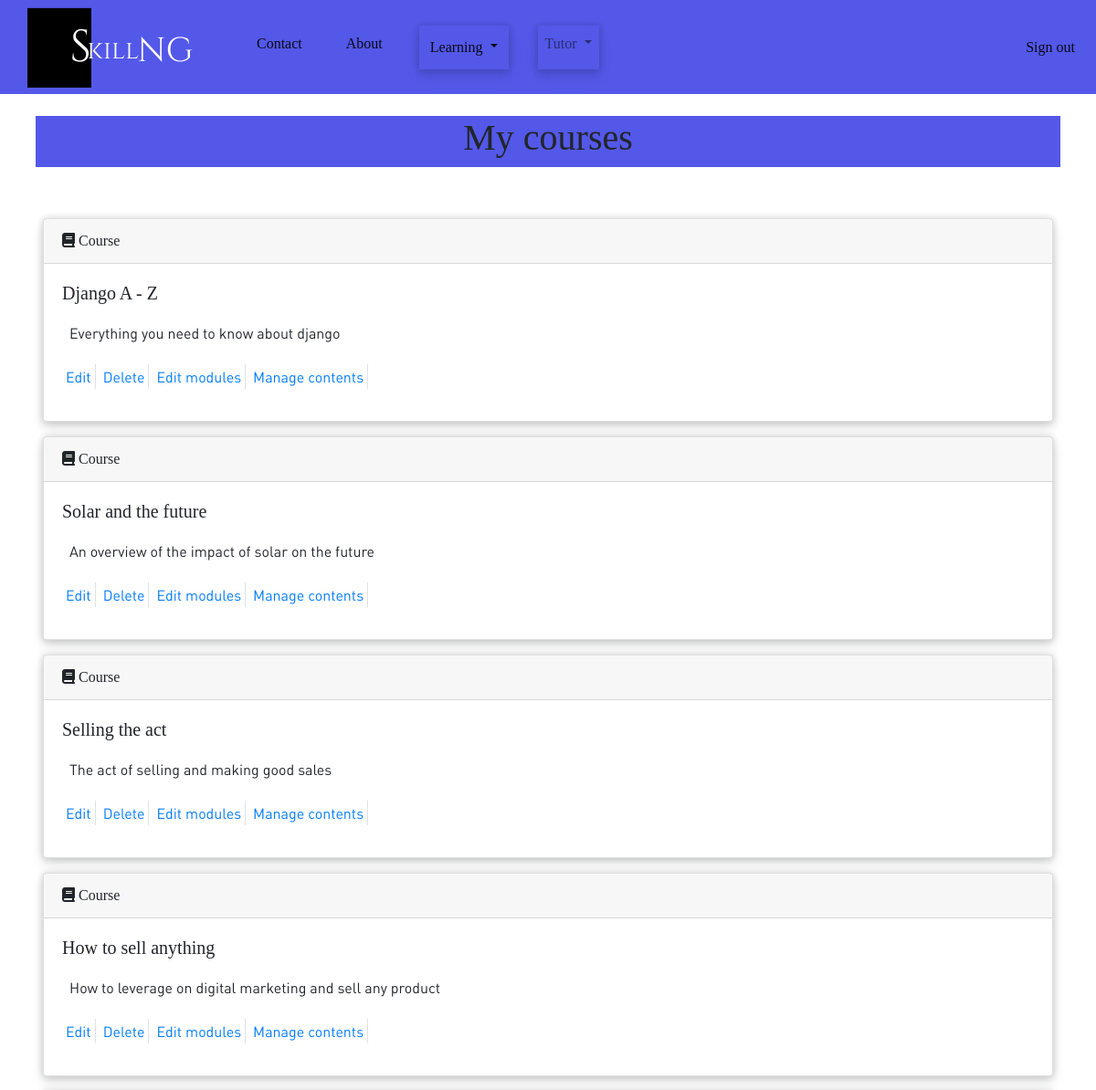
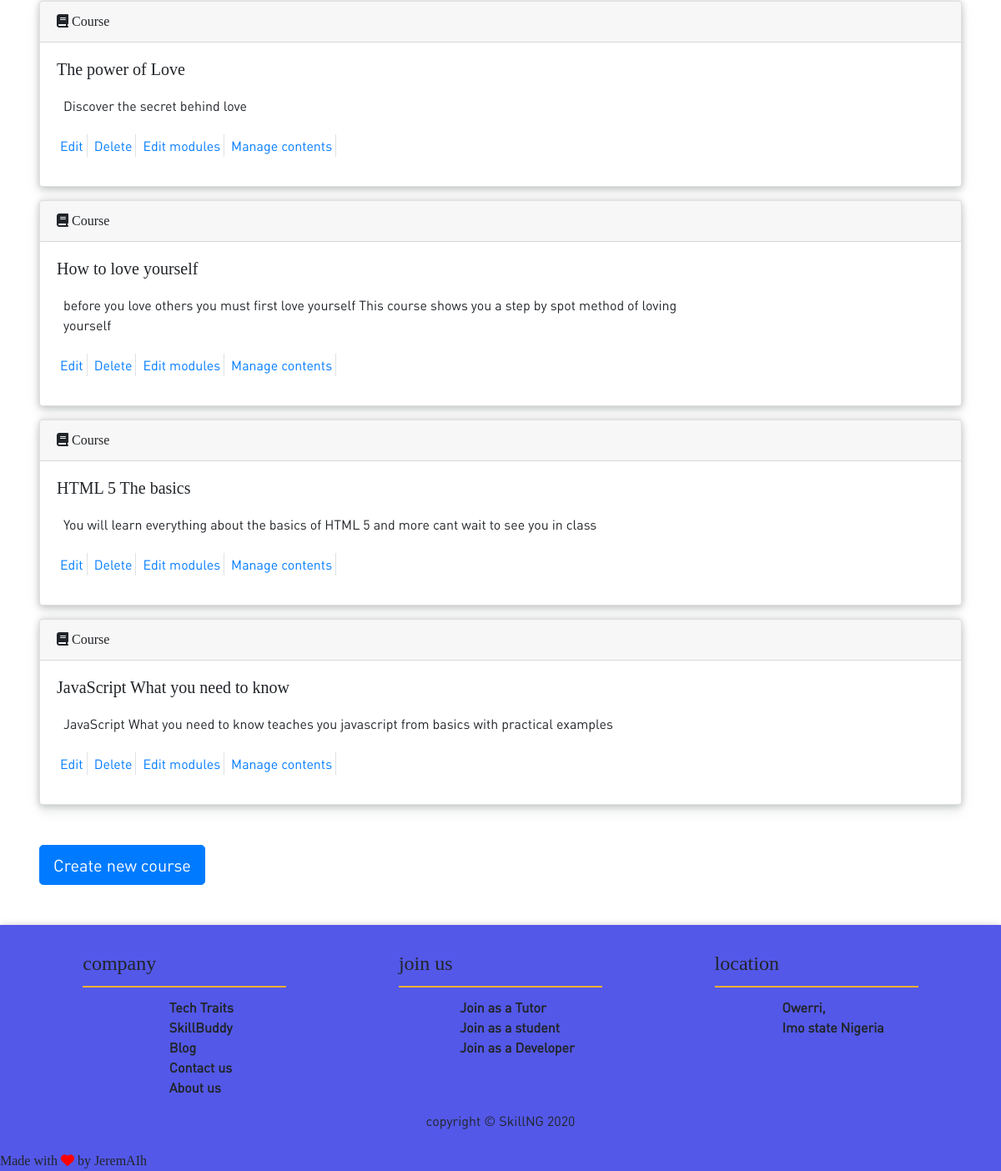
The page /course/mine/ (signed in) on the database its author committed (2 pictures, top to bottom).
### courses/models.py (models this page shows, shortened)
class Course(models.Model):
    owner = models.ForeignKey(User, on_delete=models.CASCADE)
    subject = models.ForeignKey(
        Subject, on_delete=models.CASCADE, related_name='courses')
    title = models.CharField(max_length=200)
    slug = models.SlugField(max_length=200, unique=True)
    overview = models.TextField()
    created = models.DateTimeField(auto_now_add=True)
    students = models.ManyToManyField(
        User, related_name='courses_joined', blank=True)
    flyer_img = models.ImageField(
        upload_to='images', default='images/default.png', null=True, blank=True)
    class Meta:
        ordering = ['-created']

### courses/views.py (the view)
# urls.py: path('mine/', views.ManageCourseListView.as_view(), name='manage_course_list'),
class ManageCourseListView(OwnerCourseMixin, ListView):
    template_name = 'manage/course/list.html'
    permission_required = 'courses.view_course'

### courses/views.py (called while the page is built)
    def get_queryset(self):
        qs = super().get_queryset()
        return qs.filter(owner=self.request.user)

### courses/templates/manage/course/list.html (shortened to what this page needs)
{% extends "base.html" %} {%load static%} {% block title %}courses{%endblock%}
{% block content %}
<div class="container">
  <div class="page-title">
    <h1>My courses</h1>
  </div>
  <div class="module">
    {% for course in object_list %}
    <div class="card large-course-card">
      <div class="card-header"><i class="fa fa-book"></i> Course</div>
      <div class="card-body large-course-card-body">
        <div>
          <h5 class="card-title">{{ course.title }}</h5>
          <p class="card-text p-2">{{course.overview}}</p>
          <p>
            <a class="border-right p-1" href="{% url 'course_edit' course.id %}"
              >Edit</a
            >
            <a
              class="border-right p-1"
              href="{% url 'course_delete' course.id %}"
              >Delete</a
            >
            <a
              class="border-right p-1"
              href="{% url 'course_module_update' course.id %}"
              >Edit modules</a
            >
            {% if course.modules.count > 0 %}
            <a
              class="border-right p-1"
              href="{% url 'module_content_list' course.modules.first.id %}"
              >Manage contents</a
            >
            {% endif %}
          </p>
        </div>
        <div class="large-course-card-img">
        </div>
      </div>
    </div>
    {% empty %}
    <p>
      You have not created any courses yet.
    </p>
    {% endfor %}
    <p class="new-course-prompt">
      <a href="{% url 'course_create' %}" class="btn btn-lg btn-primary"
        >Create new course</a
      >
    </p>
  </div>
</div>
{% endblock %}

### static/css/base.css (style rules this page uses)
body { font-family: DIN_Bold; }
p { font-family: DIN_Regular; }
@media (min-width: 1200px) { .container { max-width: 1200px; } }
.large-course-card { margin-bottom: 1em; width: 100%; box-shadow: 0 0 8px 0 rgba(17, 22, 26, 0.16), 0 4px 8px 0 rgba(17, 22, 26, 0.08), 0 8px 16px 0 rgba(17, 22, 26, 0.08); }
.large-course-card-body { display: flex; justify-content: space-between; }
.large-course-card-img { width: 25%; }
.page-title { display: flex; justify-content: center; margin: 1.5em; background-color: #5358e8; }
.new-course-prompt { margin-top: 2em; }
.module { display: flex; flex-direction: column; justify-content: space-evenly; padding: 2em; }

### rows shown on the page
Course: title "Django A - Z", overview "Everything you need to know about django", shows "Manage contents"
Course: title "Solar and the future", overview "An overview of the impact of solar on the future", shows "Manage contents"
Course: title "Selling the act", overview "The act of selling and making good sales", shows "Manage contents"
Course: title "How to sell anything", overview "How to leverage on digital marketing and sell any product", shows "Manage contents"
Course: title "The power of Love", overview "Discover the secret behind love", shows "Manage contents"
Course: title "How to love yourself", overview "before you love others you must first love yourself This course shows you a step by spot method of loving yourself", shows "Manage contents"
Course: title "HTML 5 The basics", overview "You will learn everything about the basics of HTML 5 and more cant wait to see you in class", shows "Manage contents"
Course: title "JavaScript What you need to know", overview "JavaScript What you need to know teaches you javascript from basics with practical examples", shows "Manage contents"
